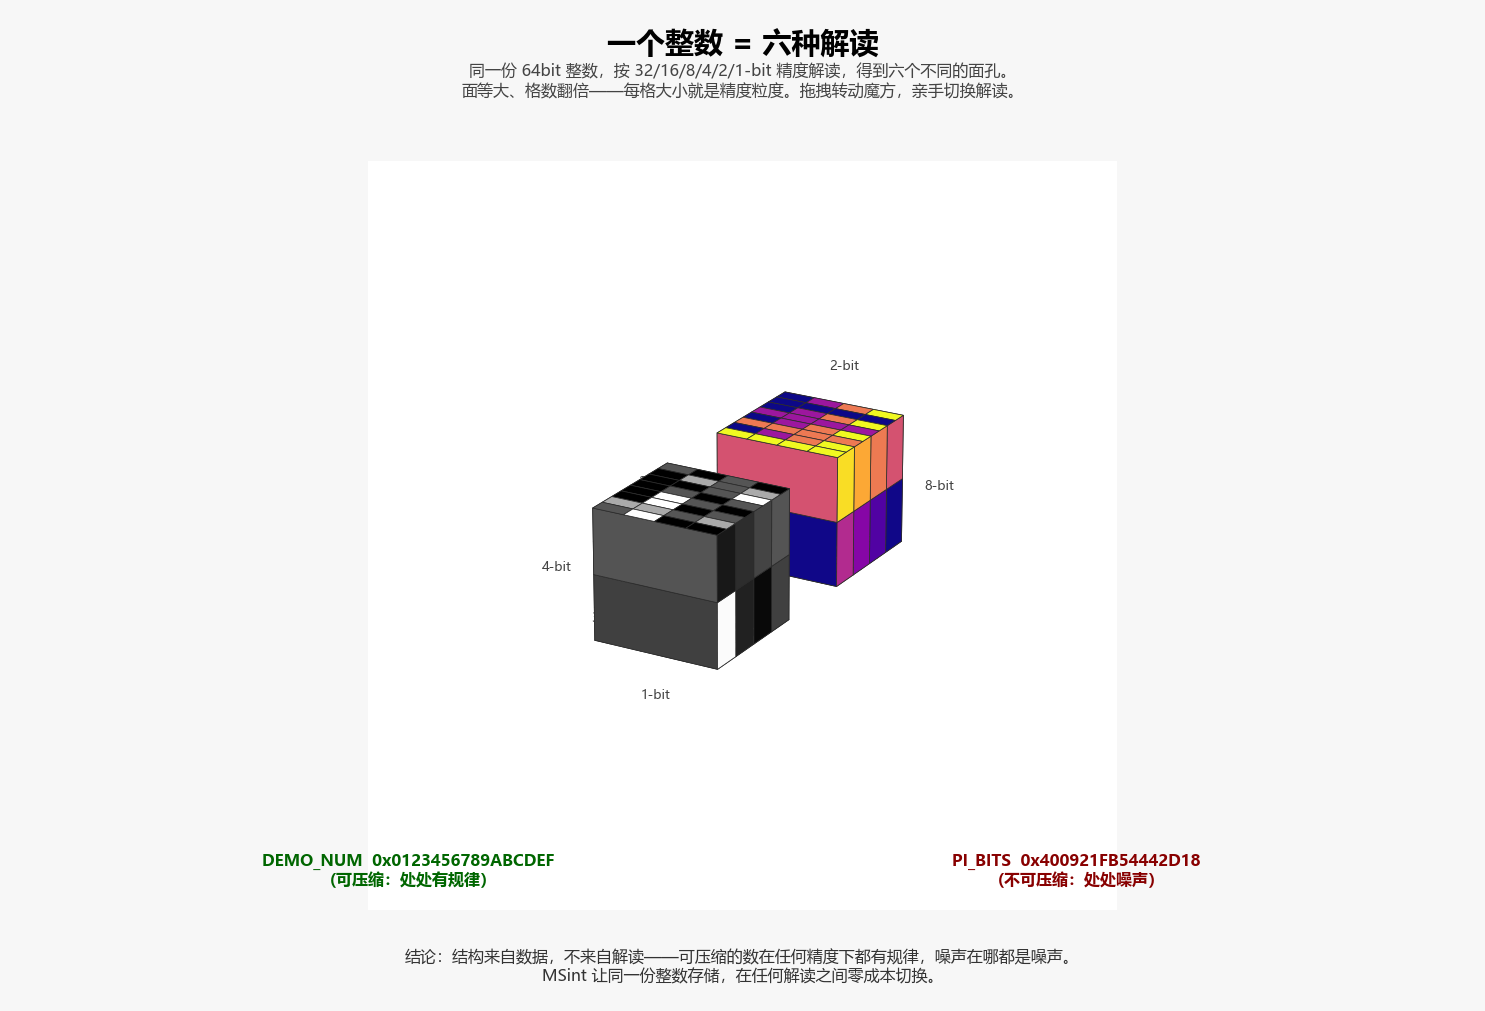

Python code for this plot:
# SPDX-License-Identifier: Apache-2.0
# Copyright (c) 2026 zhugy-8086
"""MSint 3D 演示：一个整数 = 六种解读（双魔方）

叙事
----
  开场：双魔方自动旋转一圈，展示全部六个面（每个面 = 一种精度解读）
  之后：用户拖拽魔方，亲手切换解读
  左魔方 DEMO_NUM（有结构：处处规律）；右魔方 PI_BITS（噪声：处处混沌）
  六个面 = 32/16/8/4/2/1-bit 解读，面等大、格数 2→64 逐面翻倍
  → 每格大小 = 精度粒度（低精度 = 大块马赛克，高精度 = 细颗粒）

用法
----
  cd engine/sgn/build
  python ../demo/demo_cube.py              # 弹窗：开场动画后拖拽旋转
  python ../demo/demo_cube.py --save       # 存 GIF（动画）+ PNG（定格）不弹窗

依赖：sgn.MultiScaleView + matplotlib（GIF 需 Pillow）
"""
from __future__ import annotations

import os
import sys

os.environ.setdefault("KMP_DUPLICATE_LIB_OK", "TRUE")
sys.path.insert(0, os.path.join(os.path.dirname(__file__), '..', 'build'))

import matplotlib
if "--save" in sys.argv:
    matplotlib.use("Agg")
import matplotlib.pyplot as plt
from matplotlib.animation import FuncAnimation
from mpl_toolkits.mplot3d.art3d import Poly3DCollection
import numpy as np

plt.rcParams["font.family"] = ["Microsoft YaHei", "Noto Sans SC", "SimHei",
                               "DejaVu Sans"]
plt.rcParams["axes.unicode_minus"] = False

import sgn

DEMO_NUM = 0x0123456789ABCDEF
PI_BITS = 0x400921FB54442D18          # float64(π) 的位模式

# 六面 = 六种解读。面等大（边长 2），格数 = 64/位宽 → 每格大小 = 精度粒度
# (center, u 轴(列), v 轴(行))，格子角 = center + (j/cols-0.5)*2u + (i/rows-0.5)*2v
FACES = {
    32: ((1, 0, 0), (0, 0, 1), (0, 1, 0)),
    16: ((-1, 0, 0), (0, 1, 0), (0, 0, 1)),
    8:  ((0, 1, 0), (1, 0, 0), (0, 0, 1)),
    4:  ((0, -1, 0), (1, 0, 0), (0, 0, 1)),
    2:  ((0, 0, 1), (1, 0, 0), (0, 1, 0)),
    1:  ((0, 0, -1), (1, 0, 0), (0, 1, 0)),
}
FACE_LAYOUT = {32: (1, 2), 16: (2, 2), 8: (2, 4), 4: (4, 4), 2: (4, 8), 1: (8, 8)}


def view_parts(value, n):
    """MultiScaleView 拆 parts（低位在前 → 反转成高位在前，MSB first）。"""
    parts = sgn.MultiScaleView.interpret_levels(value, 64, [n])[n]
    return list(reversed(parts))


def draw_face(ax, value, n, center, u_ax, v_ax, cmap_name):
    """在一个面上画 n-bit 解读的格子（每格 = 一个 part，颜色 = 数值）。"""
    rows, cols = FACE_LAYOUT[n]
    grid = np.array(view_parts(value, n), dtype=np.int64).reshape(rows, cols)
    vmax = (1 << n) - 1
    cmap = plt.get_cmap(cmap_name)
    norm = plt.Normalize(0, vmax)
    center = np.array(center, float)
    u_ax = np.array(u_ax, float)
    v_ax = np.array(v_ax, float)
    polys, colors = [], []
    for i in range(rows):
        for j in range(cols):
            corners = []
            for di, dj in ((0, 0), (0, 1), (1, 1), (1, 0)):
                u = (j + dj) / cols - 0.5
                v = (i + di) / rows - 0.5
                corners.append(center + 2 * u * u_ax + 2 * v * v_ax)
            polys.append(corners)
            colors.append(cmap(norm(int(grid[i, j]))))
    pc = Poly3DCollection(polys, facecolors=colors, edgecolors="#2c2c2c",
                          linewidths=0.5)
    ax.add_collection3d(pc)
    # 面标签（半透明底小字，提示这是哪种解读）
    label_off = 1.18 * (center / np.linalg.norm(center))
    ax.text3D(*(center + label_off), f"{n}-bit",
              fontsize=8.5, color="#444444", ha="center", va="center",
              bbox=dict(boxstyle="round,pad=0.15", fc="white", ec="none",
                        alpha=0.85))
    return grid, vmax


def build_cube(ax, value, cx, cmap_name):
    """在 x=cx 处构建一个魔方（六面六解读）。"""
    for n, (center, u_ax, v_ax) in FACES.items():
        c = (cx + center[0], center[1], center[2])
        draw_face(ax, value, n, c, u_ax, v_ax, cmap_name)


def main():
    save = "--save" in sys.argv
    fig = plt.figure(figsize=(13.5, 9.2))
    fig.patch.set_facecolor("#f7f7f7")
    fig.suptitle("一个整数 = 六种解读", fontsize=19, fontweight="bold", y=0.97)
    fig.text(0.5, 0.905,
             "同一份 64bit 整数，按 32/16/8/4/2/1-bit 精度解读，得到六个不同的面孔。\n"
             "面等大、格数翻倍——每格大小就是精度粒度。拖拽转动魔方，亲手切换解读。",
             ha="center", fontsize=10.5, color="#444444")

    ax = fig.add_subplot(111, projection="3d", position=[0.03, 0.10, 0.94, 0.74])
    ax.set_axis_off()
    ax.set_box_aspect((1, 1, 1))
    for lim in (ax.set_xlim, ax.set_ylim, ax.set_zlim):
        lim(-3.2, 3.2)
    ax.view_init(elev=22, azim=30)

    build_cube(ax, DEMO_NUM, -1.7, "plasma")
    build_cube(ax, PI_BITS, 1.7, "gray")

    fig.text(0.275, 0.125, "DEMO_NUM  0x0123456789ABCDEF\n（可压缩：处处有规律）",
             fontsize=10.5, ha="center", color="#006600", fontweight="bold")
    fig.text(0.725, 0.125, "PI_BITS  0x400921FB54442D18\n（不可压缩：处处噪声）",
             fontsize=10.5, ha="center", color="#880000", fontweight="bold")
    fig.text(0.5, 0.030,
             "结论：结构来自数据，不来自解读——可压缩的数在任何精度下都有规律，噪声在哪都是噪声。\n"
             "MSint 让同一份整数存储，在任何解读之间零成本切换。",
             ha="center", fontsize=10.5, color="#333333")

    total = 110
    anim = None

    def update(frame):
        ax.view_init(elev=22, azim=30 + 360 * frame / total)
        return []

    if save:
        anim = FuncAnimation(fig, update, frames=total, interval=70, blit=False)
        outdir = os.path.dirname(os.path.abspath(__file__))
        gif = os.path.join(outdir, "demo_cube.gif")
        anim.save(gif, writer="pillow", fps=14, dpi=88)
        print(f"saved: {gif}")
        ax.view_init(elev=22, azim=45)
        fig.canvas.draw_idle()
        png = os.path.join(outdir, "demo_cube.png")
        fig.savefig(png, dpi=110)
        print(f"saved: {png}")
        return 0

    # 弹窗：开场自动转一圈 → 结束后可拖拽
    anim = FuncAnimation(fig, update, frames=total, interval=70, blit=False)
    plt.show()
    return 0


if __name__ == "__main__":
    sys.exit(main())
